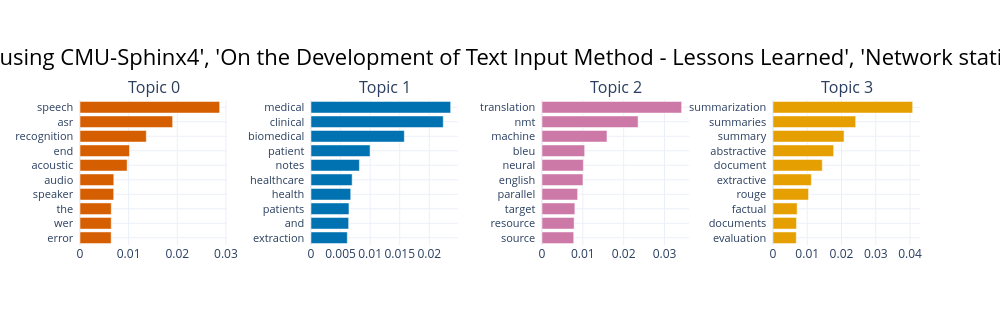

Notebook code for this chart:
### Code cell
topic_model.visualize_barchart(title=titles, n_words=10, autoscale=True, top_n_topics=4)

# topic_model.visualize_heatmap(n_clusters=30)

# topic_model.visualize_hierarchy()

### Figure 1 — Plotly figure (JSON) as saved in the notebook; plotly's stock layout.template omitted (floating-point values rounded to 4 significant figures)
{"data": [{"marker": {"color": "#D55E00"}, "orientation": "h", "x": [0.006408, 0.006421, 0.006428, 0.00693, 0.006949, 0.009689, 0.01017, 0.01363, 0.01904, 0.02871], "y": ["error  ", "wer  ", "the  ", "speaker  ", "audio  ", "acoustic  ", "end  ", "recognition  ", "asr  ", "speech  "], "type": "bar", "xaxis": "x", "yaxis": "y"}, {"marker": {"color": "#0072B2"}, "orientation": "h", "x": [0.006138, 0.006363, 0.006421, 0.006717, 0.00696, 0.008182, 0.009984, 0.01578, 0.02236, 0.02361], "y": ["extraction  ", "and  ", "patients  ", "health  ", "healthcare  ", "notes  ", "patient  ", "biomedical  ", "clinical  ", "medical  "], "type": "bar", "xaxis": "x2", "yaxis": "y2"}, {"marker": {"color": "#CC79A7"}, "orientation": "h", "x": [0.007768, 0.00787, 0.00805, 0.008723, 0.01003, 0.01013, 0.01045, 0.01591, 0.02353, 0.0342], "y": ["source  ", "resource  ", "target  ", "parallel  ", "english  ", "neural  ", "bleu  ", "machine  ", "nmt  ", "translation  "], "type": "bar", "xaxis": "x3", "yaxis": "y3"}, {"marker": {"color": "#E69F00"}, "orientation": "h", "x": [0.006795, 0.006864, 0.007054, 0.01037, 0.01119, 0.01439, 0.01771, 0.02074, 0.02413, 0.04077], "y": ["evaluation  ", "documents  ", "factual  ", "rouge  ", "extractive  ", "document  ", "abstractive  ", "summary  ", "summaries  ", "summarization  "], "type": "bar", "xaxis": "x4", "yaxis": "y4"}], "layout": {"xaxis": {"anchor": "y", "domain": [0.0, 0.175], "showgrid": true}, "yaxis": {"anchor": "x", "domain": [0.0, 1.0], "tickfont": {"size": 11}, "showgrid": true}, "xaxis2": {"anchor": "y2", "domain": [0.275, 0.45], "showgrid": true}, "yaxis2": {"anchor": "x2", "domain": [0.0, 1.0], "tickfont": {"size": 11}, "showgrid": true}, "xaxis3": {"anchor": "y3", "domain": [0.55, 0.725], "showgrid": true}, "yaxis3": {"anchor": "x3", "domain": [0.0, 1.0], "tickfont": {"size": 11}, "showgrid": true}, "xaxis4": {"anchor": "y4", "domain": [0.825, 1.0], "showgrid": true}, "yaxis4": {"anchor": "x4", "domain": [0.0, 1.0], "tickfont": {"size": 11}, "showgrid": true}, "annotations": [{"font": {"size": 16}, "showarrow": false, "text": "Topic 0", "x": 0.0875, "xanchor": "center", "xref": "paper", "y": 1.0, "yanchor": "bottom", "yref": "paper"}, {"font": {"size": 16}, "showarrow": false, "text": "Topic 1", "x": 0.3625, "xanchor": "center", "xref": "paper", "y": 1.0, "yanchor": "bottom", "yref": "paper"}, {"font": {"size": 16}, "showarrow": false, "text": "Topic 2", "x": 0.6375, "xanchor": "center", "xref": "paper", "y": 1.0, "yanchor": "bottom", "yref": "paper"}, {"font": {"size": 16}, "showarrow": false, "text": "Topic 3", "x": 0.9125, "xanchor": "center", "xref": "paper", "y": 1.0, "yanchor": "bottom", "yref": "paper"}], "title": {"font": {"size": 22, "color": "Black"}, "text": "Column(['Introduction to Arabic Speech Recognition Using CMUSphinx System', 'Arabic Speech Recognition System using CMU-Sphinx4', 'On the Development of Text Input Method - Lessons Learned', 'Network statistics on early English Syntax: Structural criteria', 'Segmentation and Context of Literary and Musical Sequences', ...])", "x": 0.5, "xanchor": "center", "yanchor": "top"}, "hoverlabel": {"font": {"size": 16, "family": "Rockwell"}, "bgcolor": "white"}, "showlegend": false, "width": 1000, "height": 325.0}}
